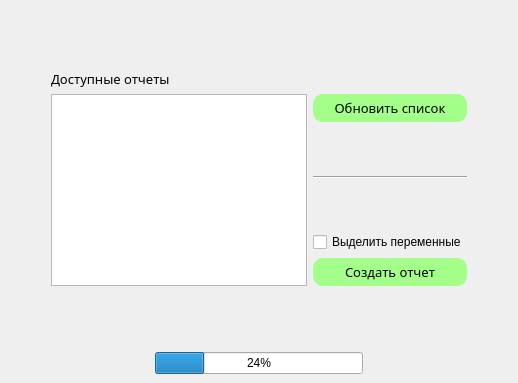
<?xml version="1.0" encoding="UTF-8"?>
<ui version="4.0">
 <class>MainWindow</class>
 <widget class="QMainWindow" name="MainWindow">
  <property name="enabled">
   <bool>true</bool>
  </property>
  <property name="geometry">
   <rect>
    <x>0</x>
    <y>0</y>
    <width>518</width>
    <height>383</height>
   </rect>
  </property>
  <property name="sizePolicy">
   <sizepolicy hsizetype="Minimum" vsizetype="Preferred">
    <horstretch>0</horstretch>
    <verstretch>0</verstretch>
   </sizepolicy>
  </property>
  <property name="windowTitle">
   <string>Формирование отчета</string>
  </property>
  <widget class="QWidget" name="centralwidget">
   <layout class="QGridLayout" name="gridLayout_2">
    <item row="1" column="1">
     <layout class="QGridLayout" name="gridLayout" columnstretch="1,0">
      <item row="2" column="0">
       <widget class="QListWidget" name="listWidget">
        <property name="sizePolicy">
         <sizepolicy hsizetype="Expanding" vsizetype="Expanding">
          <horstretch>0</horstretch>
          <verstretch>0</verstretch>
         </sizepolicy>
        </property>
        <property name="resizeMode">
         <enum>QListView::Fixed</enum>
        </property>
       </widget>
      </item>
      <item row="2" column="1">
       <layout class="QVBoxLayout" name="verticalLayout">
        <item>
         <widget class="QPushButton" name="pushButton">
          <property name="font">
           <font>
            <family>HP Simplified</family>
            <pointsize>10</pointsize>
           </font>
          </property>
          <property name="styleSheet">
           <string notr="true">*{
	border-radius: 10px;
	background-color: rgb(163, 255, 138);
	padding: 5px;
}
*:hover {
	background-color: rgb(158, 255, 47);
	cursor: pointer;
}</string>
          </property>
          <property name="text">
           <string>Обновить список</string>
          </property>
         </widget>
        </item>
        <item>
         <spacer name="verticalSpacer">
          <property name="orientation">
           <enum>Qt::Vertical</enum>
          </property>
          <property name="sizeHint" stdset="0">
           <size>
            <width>20</width>
            <height>40</height>
           </size>
          </property>
         </spacer>
        </item>
        <item>
         <widget class="Line" name="line">
          <property name="orientation">
           <enum>Qt::Horizontal</enum>
          </property>
         </widget>
        </item>
        <item>
         <spacer name="verticalSpacer_2">
          <property name="orientation">
           <enum>Qt::Vertical</enum>
          </property>
          <property name="sizeHint" stdset="0">
           <size>
            <width>20</width>
            <height>40</height>
           </size>
          </property>
         </spacer>
        </item>
        <item>
         <widget class="QCheckBox" name="checkColor">
          <property name="text">
           <string>Выделить переменные</string>
          </property>
         </widget>
        </item>
        <item>
         <widget class="QPushButton" name="pushButton_2">
          <property name="font">
           <font>
            <family>HP Simplified</family>
            <pointsize>10</pointsize>
           </font>
          </property>
          <property name="styleSheet">
           <string notr="true">*{
	border-radius: 10px;
	background-color: rgb(163, 255, 138);
	padding: 5px;
}
*:hover {
	background-color: rgb(158, 255, 47);
	cursor: pointer;
}</string>
          </property>
          <property name="text">
           <string>Создать отчет</string>
          </property>
         </widget>
        </item>
       </layout>
      </item>
      <item row="0" column="0">
       <widget class="QLabel" name="label">
        <property name="font">
         <font>
          <family>HP Simplified</family>
          <pointsize>10</pointsize>
         </font>
        </property>
        <property name="text">
         <string>Доступные отчеты</string>
        </property>
       </widget>
      </item>
     </layout>
    </item>
    <item row="2" column="1">
     <spacer name="verticalSpacer_4">
      <property name="orientation">
       <enum>Qt::Vertical</enum>
      </property>
      <property name="sizeHint" stdset="0">
       <size>
        <width>20</width>
        <height>40</height>
       </size>
      </property>
     </spacer>
    </item>
    <item row="0" column="1">
     <spacer name="verticalSpacer_3">
      <property name="orientation">
       <enum>Qt::Vertical</enum>
      </property>
      <property name="sizeHint" stdset="0">
       <size>
        <width>20</width>
        <height>40</height>
       </size>
      </property>
     </spacer>
    </item>
    <item row="3" column="1">
     <layout class="QHBoxLayout" name="horizontalLayout" stretch="1,2,1">
      <item>
       <spacer name="horizontalSpacer_3">
        <property name="orientation">
         <enum>Qt::Horizontal</enum>
        </property>
        <property name="sizeHint" stdset="0">
         <size>
          <width>40</width>
          <height>20</height>
         </size>
        </property>
       </spacer>
      </item>
      <item>
       <widget class="QProgressBar" name="progressBar">
        <property name="value">
         <number>24</number>
        </property>
       </widget>
      </item>
      <item>
       <spacer name="horizontalSpacer_4">
        <property name="orientation">
         <enum>Qt::Horizontal</enum>
        </property>
        <property name="sizeHint" stdset="0">
         <size>
          <width>40</width>
          <height>20</height>
         </size>
        </property>
       </spacer>
      </item>
     </layout>
    </item>
    <item row="1" column="0">
     <spacer name="horizontalSpacer">
      <property name="orientation">
       <enum>Qt::Horizontal</enum>
      </property>
      <property name="sizeHint" stdset="0">
       <size>
        <width>40</width>
        <height>20</height>
       </size>
      </property>
     </spacer>
    </item>
    <item row="1" column="2">
     <spacer name="horizontalSpacer_2">
      <property name="orientation">
       <enum>Qt::Horizontal</enum>
      </property>
      <property name="sizeHint" stdset="0">
       <size>
        <width>40</width>
        <height>20</height>
       </size>
      </property>
     </spacer>
    </item>
   </layout>
  </widget>
 </widget>
 <resources/>
 <connections/>
</ui>
